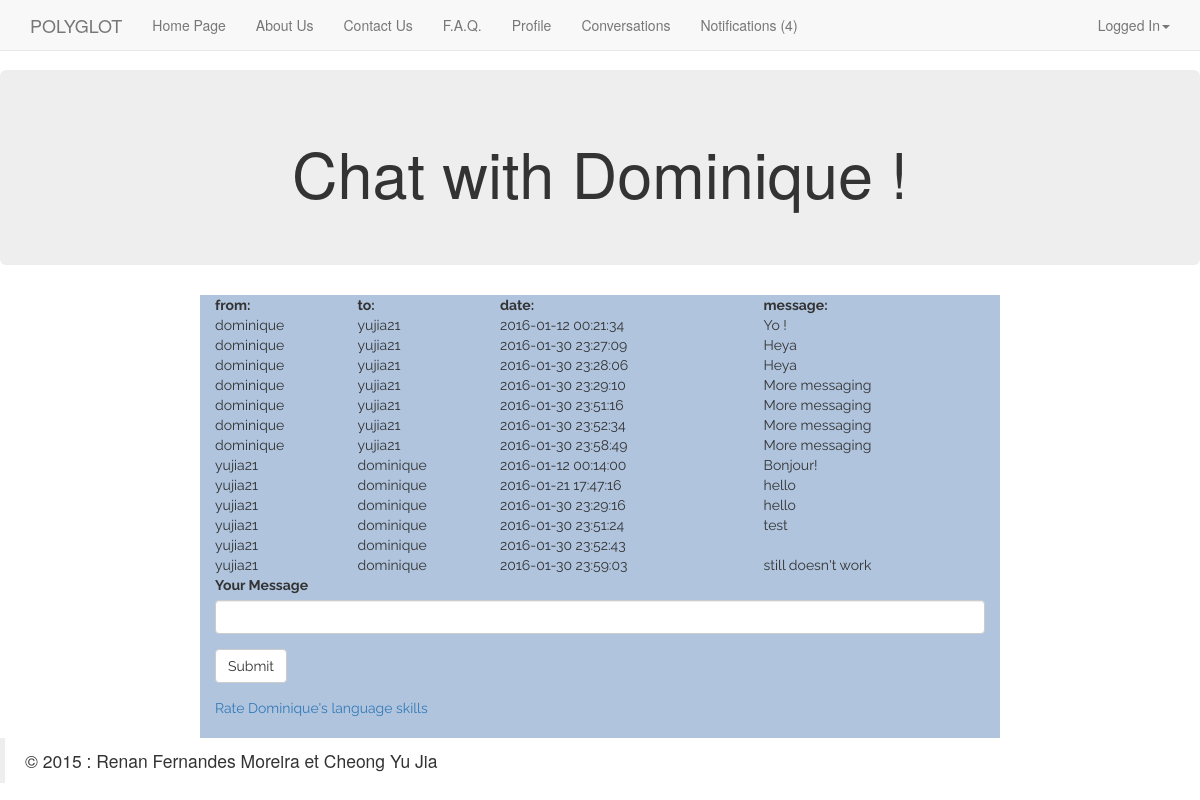
/index.php?page=chatroom&altuser=dominique (signed in), run on the app's committed database.
### tables this page shows
CREATE TABLE `utilisateurs` (
  `login` varchar(64) NOT NULL,
  `password` varchar(40) NOT NULL,
  `name` varchar(64) NOT NULL,
  `lastname` varchar(64) NOT NULL,
  `birthdate` date NOT NULL,
  `email` varchar(128) NOT NULL,
  `admin` tinyint(1) NOT NULL DEFAULT '0'
);

CREATE TABLE `chatroom` (
  `id_known` int(11) NOT NULL,
  `login1` varchar(64) NOT NULL,
  `login2` varchar(64) NOT NULL,
  `date` datetime NOT NULL,
  `message` text NOT NULL,
  `messageread` tinyint(1) NOT NULL DEFAULT '0'
);

### utilities/userfunctions.php (called while the page is built, shortened)
<?php
class Database {
        public static function connect() {
        $dsn = 'mysql:dbname=finalproject;host=127.0.0.1';
        $user = 'root';
        $password = '';
        $dbh = null;
        try {
            $dbh = new PDO($dsn, $user, $password,array(PDO::MYSQL_ATTR_INIT_COMMAND => "SET NAMES utf8"));
            $dbh->setAttribute( PDO::ATTR_ERRMODE, PDO::ERRMODE_EXCEPTION );
        } catch (PDOException $e) {
            echo 'Connexion échouée : ' . $e->getMessage();
            exit(0);
        }
        return $dbh;
        }
    }
class Utilisateur {
    public static function getUtilisateur($login){
        $dbh = Database::connect();
        $query = "SELECT * FROM `utilisateurs` WHERE `login`=\"$login\"";
        $sth = $dbh->prepare($query);
        $request_succeeded = $sth->execute();
        if ($request_succeeded){return $sth->fetch(PDO::FETCH_ASSOC);}
        else {return null;}
    }
    public static function LoginExists($login){
        $dbh = Database::connect();
        $query = "SELECT * FROM `utilisateurs` WHERE `login`='$login'";
        $sth = $dbh->prepare($query);
        $request_succeeded = $sth->execute();
        $aux=$sth->fetch(PDO::FETCH_ASSOC);
        if($aux==NULL){
            return FALSE;
        } else {
            return TRUE;
        }
    }
}
?>

### utilities/messaging.php (the view, shortened to what this page needs)
<?php
    function showconversation($login1,$login2){
        $dbh=Database::connect();
        $query= "SELECT *  FROM `chatroom` WHERE (`login1`='$login1' AND `login2`='$login2') OR (`login1`='$login2' AND `login2`='$login1') ";
        $sth = $dbh->prepare($query);
        $sth->execute();
        $n=0;
        while($row = $sth->fetch(PDO::FETCH_ASSOC)){
            if ($n ==0){
                echo "<table style=\"width:100%\">";
                echo "<tr><td><b>from: </b></td>";
                echo "<td><b>to: </b></td>";
                echo "<td><b>date: </b></td>";
                echo "<td><b>message: </b></td>";
            }
            if ($row['login2']==$login1 & $row['messageread']==0){
                echo "<tr bgcolor = \"#00FA9A\">";
            } else {echo "<tr>";}
            echo "<td>".$row['login1']."</td>";
            echo "<td>".$row['login2']."</td>";
            echo "<td>".$row['date']."</td>";
            echo "<td>".$row['message']."</td></tr>";
            $n=$n+1;
            echo "</tr>";
        }
        if ($n!=0){
            echo "</table>";
        }
    }
?>

### content/content-chatroom.php (shortened to what this page needs)
<div class="container-fluid">
    <header>
        <?php
        require_once('utilities/messaging.php');
        require_once('utilities/pagesetup.php');
        require_once("utilities/userfunctions.php")
        ;
        if(isset($_GET['altuser'])){
            $login=$_SESSION["loggedIn"];
            $altuserlogin=$_GET['altuser'];
            $authorized = Utilisateur::LoginExists($altuserlogin);
            if ($authorized){
                $altuser = Utilisateur::getUtilisateur($altuserlogin);
                $name = $altuser['name'];
                echo "<div class=\"row\">";
                    echo "<div class=\"jumbotron\">";
                        echo "<div class=\"container\">";
                            echo "<h1 style=\"text-align:center\">Chat with $name !</h1>";
                echo <<<START
                                </div>
                    </div>
                </div>
            </header>
START
            ;} else {
                echo <<<START
                            </div>
                        </div>
                    </div>
START
            ;}
        }
        ?>
    <div class="row">
        <div class="col-md-8 col-md-offset-2 aboutus" >
            <?php
            if ($authorized){
                showconversation($login,$altuserlogin);
            echo "<form action=\"index.php?page=chatroom&altuser=$altuserlogin\" role=\"form\" method=\"post\">";
            echo <<<START
            <div class="form-group">
            <div class="form-group">
              <label for="message">Your Message</label>
              <input type="text" name="message" class="form-control" id="message">
            </div>
            <button type="submit" class="btn btn-default">Submit</button>
            </div>
START;
            echo "<div><a href='index.php?page=rateuser&altuser=$altuserlogin'>Rate ".$altuser['name']."'s language skills</a></div><br>";
            } else {
                echo "<h2>Sorry! This is a bad link!</h2>";
            }
            ?>
        </div>
    </div>
</div>

### css/perso.css (style rules this page uses)
body { padding-top: 70px; }
[class*="col-"].aboutus { background-color: #B0C4DE; font-family: 'Raleway', sans-serif; }

### data on the page
utilisateurs: name "Dominique"
chatroom: shows "from:", login1 "dominique", login2 "yujia21", date "2016-01-12 00:21:34", message "Yo !"
chatroom: login1 "dominique", login2 "yujia21", date "2016-01-30 23:27:09", message "Heya"
chatroom: login1 "dominique", login2 "yujia21", date "2016-01-30 23:28:06", message "Heya"
chatroom: login1 "dominique", login2 "yujia21", date "2016-01-30 23:29:10", message "More messaging"
chatroom: login1 "dominique", login2 "yujia21", date "2016-01-30 23:51:16", message "More messaging"
chatroom: login1 "dominique", login2 "yujia21", date "2016-01-30 23:52:34", message "More messaging"
chatroom: login1 "dominique", login2 "yujia21", date "2016-01-30 23:58:49", message "More messaging"
chatroom: login1 "yujia21", login2 "dominique", date "2016-01-12 00:14:00", message "Bonjour!"
chatroom: login1 "yujia21", login2 "dominique", date "2016-01-21 17:47:16", message "hello"
chatroom: login1 "yujia21", login2 "dominique", date "2016-01-30 23:29:16", message "hello"
chatroom: login1 "yujia21", login2 "dominique", date "2016-01-30 23:51:24", message "test"
chatroom: login1 "yujia21", login2 "dominique", date "2016-01-30 23:52:43"
chatroom: login1 "yujia21", login2 "dominique", date "2016-01-30 23:59:03", message "still doesn't work"

### other printed values
$page->menutitle "Home Page"
$page->menutitle "About Us"
$page->menutitle "Contact Us"
$page->menutitle "F.A.Q."
$page->menutitle "Profile"
$page->menutitle "Conversations"
$page->menutitle "Notifications"
$n "4"
